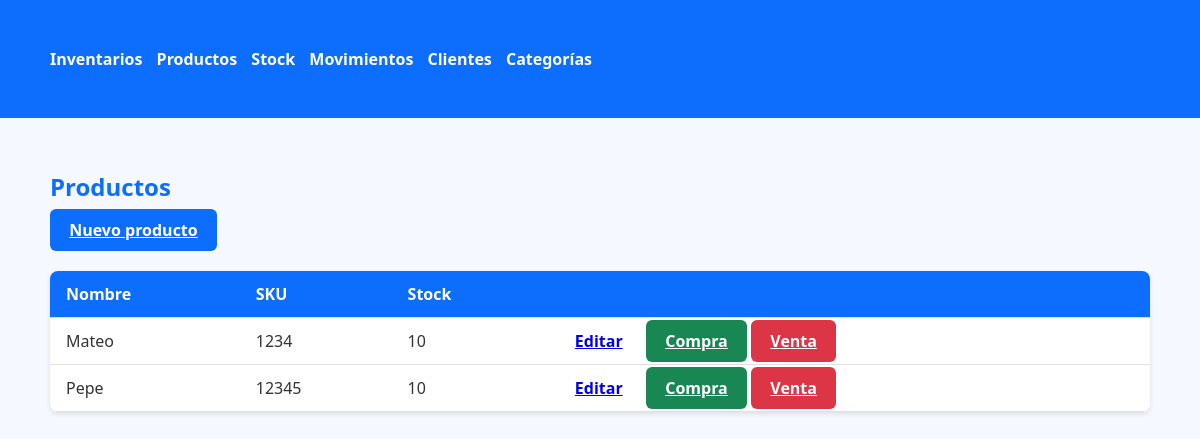
Page /products on the committed database.
### app.py (models this page shows, shortened)
class Product(db.Model):
    id = db.Column(db.Integer, primary_key=True)
    name = db.Column(db.String(100), nullable=False)
    sku = db.Column(db.String(50), unique=True, nullable=True)
    stock = db.Column(db.Integer, default=0)
    cost = db.Column(db.Float, default=0)   # costo unitario
    price = db.Column(db.Float, default=0)  # precio unitario
    created_at = db.Column(db.DateTime, default=datetime.utcnow)
    category_id = db.Column(db.Integer, db.ForeignKey('category.id'), nullable=True)
    category = db.relationship('Category', backref='products')

### app.py (the view)
@app.route('/products')
def products():
    products = Product.query.order_by(Product.name).all()
    return render_template('products.html', products=products)

### templates/products.html
{% extends 'base.html' %}
{% block content %}
<div class="d-flex justify-content-between align-items-center mb-3">
  <h2>Productos</h2>
  <a class="btn btn-primary" href="{{ url_for('new_product') }}">Nuevo producto</a>
</div>
<table class="table table-striped">
<thead><tr><th>Nombre</th><th>SKU</th><th>Stock</th><th></th></tr></thead>
<tbody>
{% for p in products %}
<tr>
  <td>{{ p.name }}</td>
  <td>{{ p.sku or '' }}</td>
  <td>{{ p.stock }}</td>
  <td>
    <a class="btn btn-sm btn-outline-secondary" href="{{ url_for('edit_product', product_id=p.id) }}">Editar</a>
    <a class="btn btn-sm btn-success" href="{{ url_for('new_purchase') }}">Compra</a>
    <a class="btn btn-sm btn-danger" href="{{ url_for('new_sale') }}">Venta</a>
  </td>
</tr>
{% endfor %}
</tbody>
</table>
{% endblock %}

### static/styles/style.css (style rules this page uses)
body { font-family: "Segoe UI", Tahoma, sans-serif; margin: 0; padding: 0; background-color: #f5f9ff; color: #333; }
h1, h2, h3 { color: #0d6efd; margin-bottom: 1rem; }
table { width: 100%; border-collapse: collapse; margin-bottom: 2rem; background: white; border-radius: 8px; overflow: hidden; box-shadow: 0 2px 5px rgba(0,0,0,0.1); margin-top: 30px; }
th, td { padding: 0.75rem 1rem; border-bottom: 1px solid #e0e0e0; text-align: left; }
th { background-color: #0d6efd; color: white; }
.btn { padding: 0.6rem 1.2rem; border: none; border-radius: 6px; cursor: pointer; font-weight: bold; }
.btn-primary { background-color: #0d6efd; color: white; }
.btn-danger { background-color: #dc3545; color: white; }
.btn-success { background-color: #198754; color: white; }

### rows in the picture
Product: name "Mateo", sku "1234", stock "10"
Product: name "Pepe", sku "12345", stock "10"
